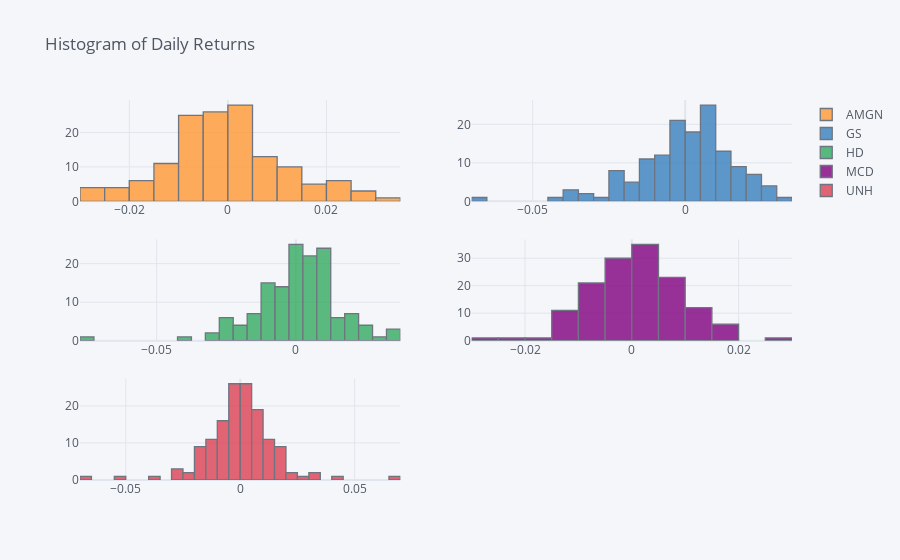

Notebook source saved alongside this figure:
### Code cell
# Plot Log Normal distribution of returns
daily_returns.iplot(kind='histogram', title='Histogram of Daily Returns', subplots=True)

### Figure 1 — Plotly figure (JSON) as saved in the notebook; plotly's stock layout.template omitted (floating-point values rounded to 4 significant figures; data arrays with more than 128 entries replaced by an {"elided": "..."} marker saying what was removed)
{"data": [{"histfunc": "count", "histnorm": "", "marker": {"color": "rgba(255, 153, 51, 1.0)", "line": {"color": "#4D5663", "width": 1.3}}, "name": "AMGN", "opacity": 0.8, "orientation": "v", "type": "histogram", "x": {"elided": "142 float values"}, "xaxis": "x", "yaxis": "y"}, {"histfunc": "count", "histnorm": "", "marker": {"color": "rgba(55, 128, 191, 1.0)", "line": {"color": "#4D5663", "width": 1.3}}, "name": "GS", "opacity": 0.8, "orientation": "v", "type": "histogram", "x": {"elided": "142 float values"}, "xaxis": "x2", "yaxis": "y2"}, {"histfunc": "count", "histnorm": "", "marker": {"color": "rgba(50, 171, 96, 1.0)", "line": {"color": "#4D5663", "width": 1.3}}, "name": "HD", "opacity": 0.8, "orientation": "v", "type": "histogram", "x": {"elided": "142 float values"}, "xaxis": "x3", "yaxis": "y3"}, {"histfunc": "count", "histnorm": "", "marker": {"color": "rgba(128, 0, 128, 1.0)", "line": {"color": "#4D5663", "width": 1.3}}, "name": "MCD", "opacity": 0.8, "orientation": "v", "type": "histogram", "x": {"elided": "142 float values"}, "xaxis": "x4", "yaxis": "y4"}, {"histfunc": "count", "histnorm": "", "marker": {"color": "rgba(219, 64, 82, 1.0)", "line": {"color": "#4D5663", "width": 1.3}}, "name": "UNH", "opacity": 0.8, "orientation": "v", "type": "histogram", "x": {"elided": "142 float values"}, "xaxis": "x5", "yaxis": "y5"}], "layout": {"barmode": "overlay", "legend": {"bgcolor": "#F5F6F9", "font": {"color": "#4D5663"}}, "paper_bgcolor": "#F5F6F9", "plot_bgcolor": "#F5F6F9", "title": {"font": {"color": "#4D5663"}, "text": "Histogram of Daily Returns"}, "xaxis": {"anchor": "y", "domain": [0, 0.45], "gridcolor": "#E1E5ED", "showgrid": true, "tickfont": {"color": "#4D5663"}, "title": {"font": {"color": "#4D5663"}, "text": ""}, "zerolinecolor": "#E1E5ED"}, "xaxis2": {"anchor": "y2", "domain": [0.55, 1], "gridcolor": "#E1E5ED", "showgrid": true, "tickfont": {"color": "#4D5663"}, "title": {"font": {"color": "#4D5663"}, "text": ""}, "zerolinecolor": "#E1E5ED"}, "xaxis3": {"anchor": "y3", "domain": [0, 0.45], "gridcolor": "#E1E5ED", "showgrid": true, "tickfont": {"color": "#4D5663"}, "title": {"font": {"color": "#4D5663"}, "text": ""}, "zerolinecolor": "#E1E5ED"}, "xaxis4": {"anchor": "y4", "domain": [0.55, 1], "gridcolor": "#E1E5ED", "showgrid": true, "tickfont": {"color": "#4D5663"}, "title": {"font": {"color": "#4D5663"}, "text": ""}, "zerolinecolor": "#E1E5ED"}, "xaxis5": {"anchor": "y5", "domain": [0, 0.45], "gridcolor": "#E1E5ED", "showgrid": true, "tickfont": {"color": "#4D5663"}, "title": {"font": {"color": "#4D5663"}, "text": ""}, "zerolinecolor": "#E1E5ED"}, "yaxis": {"anchor": "x", "domain": [0.7333, 1], "gridcolor": "#E1E5ED", "showgrid": true, "tickfont": {"color": "#4D5663"}, "title": {"font": {"color": "#4D5663"}, "text": ""}, "zerolinecolor": "#E1E5ED"}, "yaxis2": {"anchor": "x2", "domain": [0.7333, 1], "gridcolor": "#E1E5ED", "showgrid": true, "tickfont": {"color": "#4D5663"}, "title": {"font": {"color": "#4D5663"}, "text": ""}, "zerolinecolor": "#E1E5ED"}, "yaxis3": {"anchor": "x3", "domain": [0.3667, 0.6333], "gridcolor": "#E1E5ED", "showgrid": true, "tickfont": {"color": "#4D5663"}, "title": {"font": {"color": "#4D5663"}, "text": ""}, "zerolinecolor": "#E1E5ED"}, "yaxis4": {"anchor": "x4", "domain": [0.3667, 0.6333], "gridcolor": "#E1E5ED", "showgrid": true, "tickfont": {"color": "#4D5663"}, "title": {"font": {"color": "#4D5663"}, "text": ""}, "zerolinecolor": "#E1E5ED"}, "yaxis5": {"anchor": "x5", "domain": [0, 0.2667], "gridcolor": "#E1E5ED", "showgrid": true, "tickfont": {"color": "#4D5663"}, "title": {"font": {"color": "#4D5663"}, "text": ""}, "zerolinecolor": "#E1E5ED"}}}
